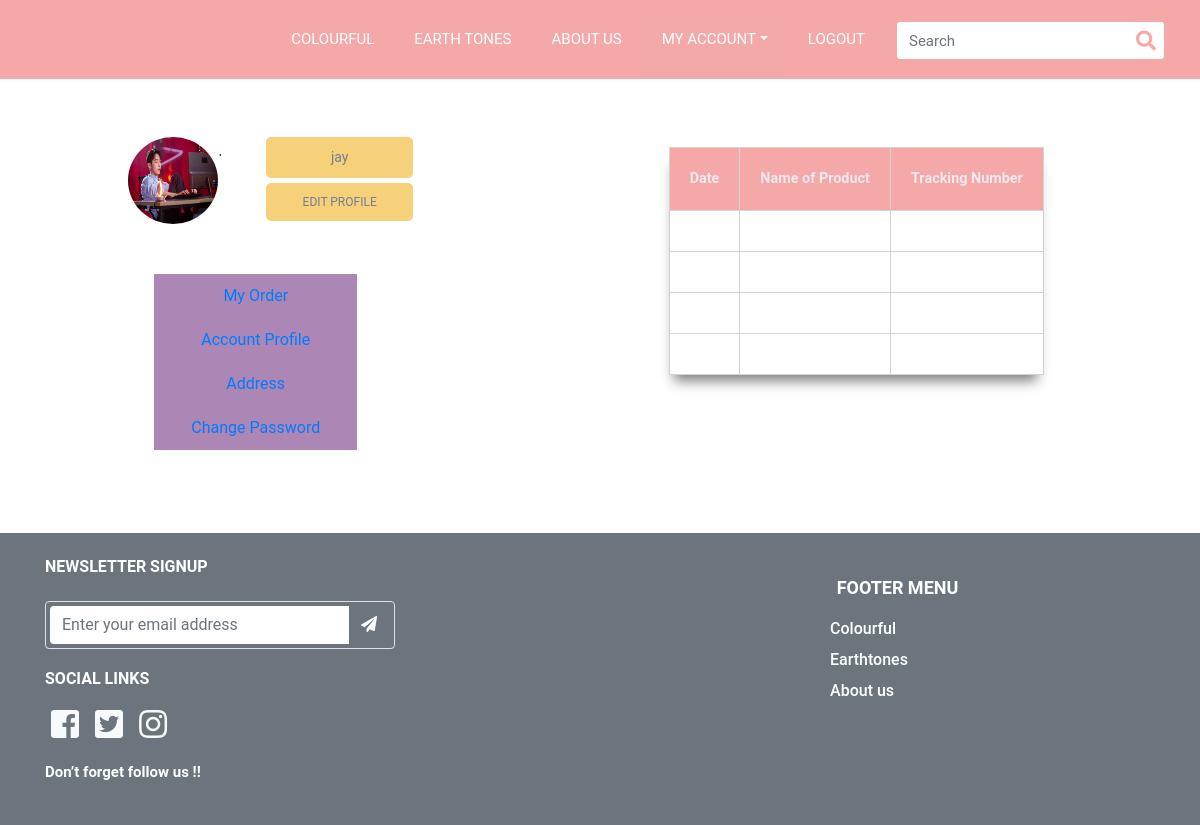
The app's page /Myorder (signed in), older data.
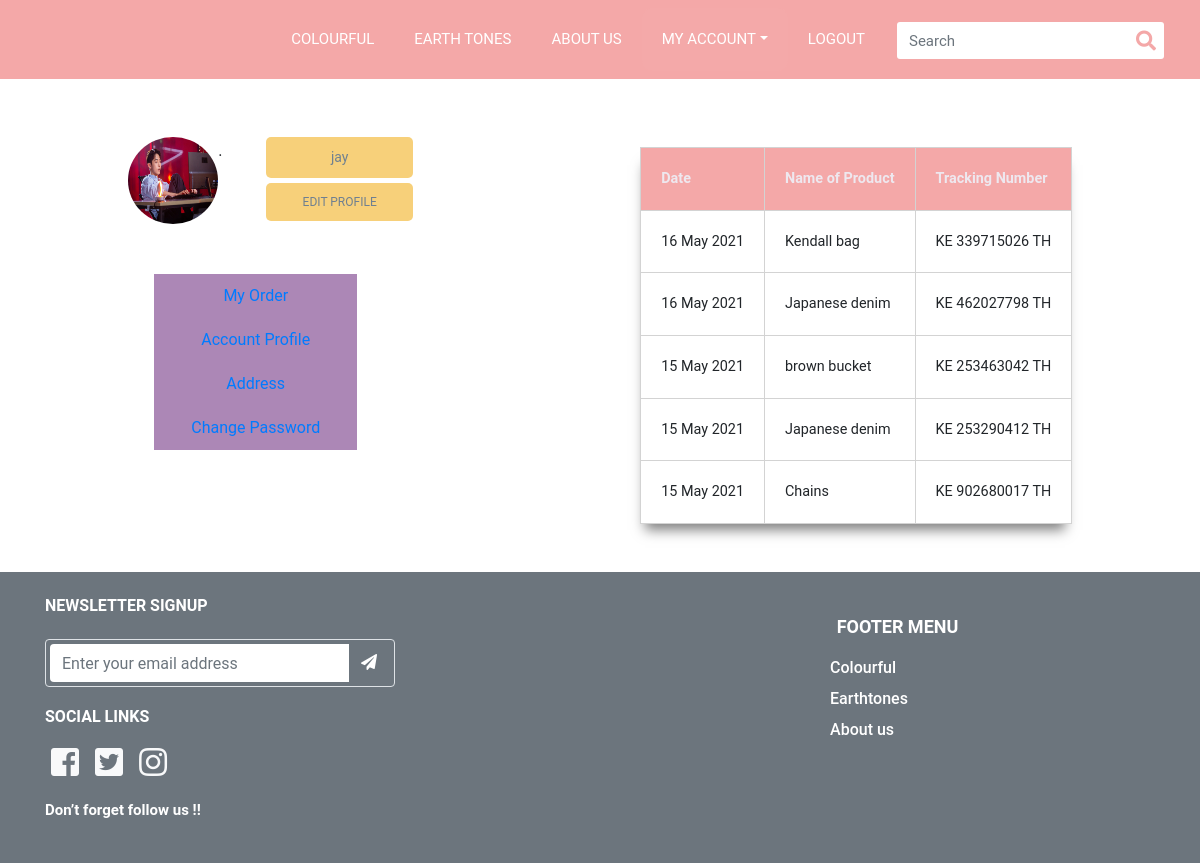
The same page, newer data.
### item/models.py (models this page shows, shortened)
class itemHistory(models.Model):
    user = models.ForeignKey(User, on_delete=models.PROTECT)
    item = models.ForeignKey(Item, on_delete=models.PROTECT)
    date = models.DateTimeField(auto_now_add=True)
    trackNum = models.CharField(max_length=15)
    class Meta:
        verbose_name_plural = "ประวัติการสั่งซื้อ"

class Item(models.Model):
    name = models.CharField(max_length=300)
    detail = models.TextField(max_length=1000)
    slug = models.SlugField(unique=True,default=None)
    img = models.ImageField(default='default_item.png', upload_to='item_pics')
    amount = models.PositiveIntegerField(default=0)
    category = models.ForeignKey(Category, on_delete=models.PROTECT,default=None)
    price = models.PositiveIntegerField(default=0)
    hashtag = models.TextField(max_length=100,default=None)
    def __str__(self):
        return self.name
    class Meta:
        verbose_name_plural = "สินค้า"

### users/views.py (the view)
# urls.py: path('Myorder',views.Myorder,),
@login_required(login_url='Login')
def Myorder(request):
    tablehistory = itemHistory.objects.filter(user=request.user).order_by("-date")[:5]
    context = {'history' : tablehistory}
    return render(request,'Myorder.html',context=context,)

### template/Myorder.html (shortened to what the changed rows need)
{% load static %}
{% block content %}
<!DOCTYPE html>
<html lang="en">
<head>
    <link rel="stylesheet" href="{% static 'css/tracking.css' %}">
    <link rel="stylesheet" href="https://use.fontawesome.com/releases/v5.4.2/css/all.css">
    <link rel="stylesheet" href="https://cdn.jsdelivr.net/npm/bootstrap@4.6.0/dist/css/bootstrap.min.css">
</head>
<body>
    <div class="container-fluid-lg">
        <div class="row">
            <div class="col-md-7">
                <table>
                    <tr>
                        <th>Date</th>
                        <th>Name of Product</th>
                        <th>Tracking Number</th>
                    </tr>
                    {% if history %}
                    <tr>
                        {% for i in history %}
                        <td>{{ i.date |date:" d M Y"  }}</td>
                        <td>{{ i.item }}</td>
                        <td>{{ i.trackNum }}</td>
                    </tr>
                    {% endfor %}
                    {% else %}
                    <tr>
                        <td></td>
                        <td></td>
                        <td></td>
                    </tr>
                    <tr>
                        <td></td>
                        <td></td>
                        <td></td>
                    </tr>
                    <tr>
                        <td></td>
                        <td></td>
                        <td></td>
                    </tr>
                    <tr>
                        <td></td>
                        <td></td>
                        <td></td>
                    </tr>
                    {% endif %}
                </table>
            </div>
        </div>
    </div>
</body>
</html>
{% endblock content %}

Row changes from the older to the newer data that the page shows:
added itemHistory: date "16 May 2021", item "Kendall bag", trackNum "KE 339715026 TH"
added itemHistory: date "16 May 2021", item "Japanese denim", trackNum "KE 462027798 TH"
added itemHistory: date "15 May 2021", item "brown bucket", trackNum "KE 253463042 TH"
added itemHistory: date "15 May 2021", item "Japanese denim", trackNum "KE 253290412 TH"
added itemHistory: date "15 May 2021", item "Chains", trackNum "KE 902680017 TH"
